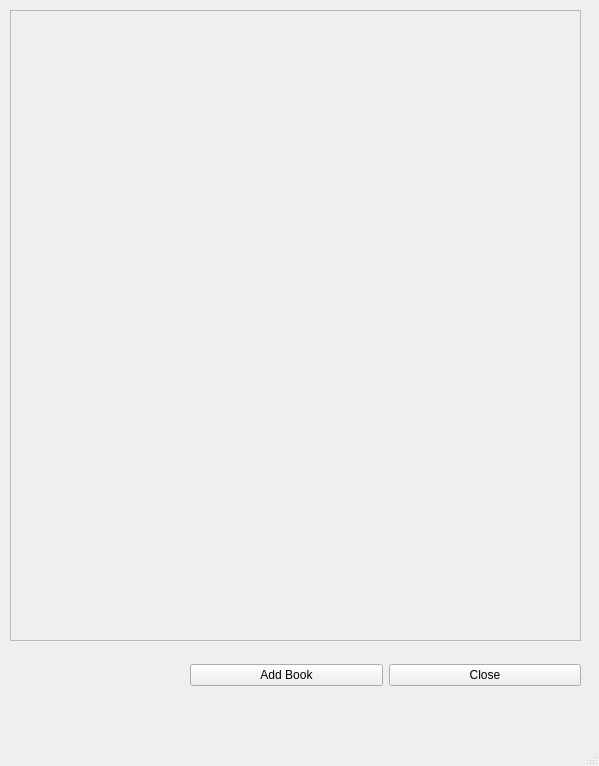
<?xml version="1.0" encoding="UTF-8"?>
<ui version="4.0">
 <class>MainWindow</class>
 <widget class="QMainWindow" name="MainWindow">
  <property name="geometry">
   <rect>
    <x>0</x>
    <y>0</y>
    <width>599</width>
    <height>766</height>
   </rect>
  </property>
  <property name="windowTitle">
   <string>Books Manager</string>
  </property>
  <widget class="QWidget" name="centralwidget">
   <widget class="QScrollArea" name="scrollArea">
    <property name="geometry">
     <rect>
      <x>10</x>
      <y>10</y>
      <width>571</width>
      <height>631</height>
     </rect>
    </property>
    <property name="widgetResizable">
     <bool>true</bool>
    </property>
    <widget class="QWidget" name="scrollAreaWidgetContents">
     <property name="geometry">
      <rect>
       <x>0</x>
       <y>0</y>
       <width>569</width>
       <height>629</height>
      </rect>
     </property>
     <layout class="QVBoxLayout" name="verticalLayout">
      <item>
       <layout class="QVBoxLayout" name="layout_books"/>
      </item>
     </layout>
    </widget>
   </widget>
   <widget class="QWidget" name="horizontalLayoutWidget">
    <property name="geometry">
     <rect>
      <x>190</x>
      <y>650</y>
      <width>391</width>
      <height>51</height>
     </rect>
    </property>
    <layout class="QHBoxLayout" name="horizontalLayout">
     <item>
      <widget class="QPushButton" name="add_btn">
       <property name="text">
        <string>Add Book</string>
       </property>
      </widget>
     </item>
     <item>
      <widget class="QPushButton" name="cancel_btn">
       <property name="text">
        <string>Close</string>
       </property>
      </widget>
     </item>
    </layout>
   </widget>
  </widget>
  <widget class="QMenuBar" name="menubar">
   <property name="geometry">
    <rect>
     <x>0</x>
     <y>0</y>
     <width>599</width>
     <height>21</height>
    </rect>
   </property>
  </widget>
  <widget class="QStatusBar" name="statusbar"/>
 </widget>
 <resources/>
 <connections/>
</ui>
